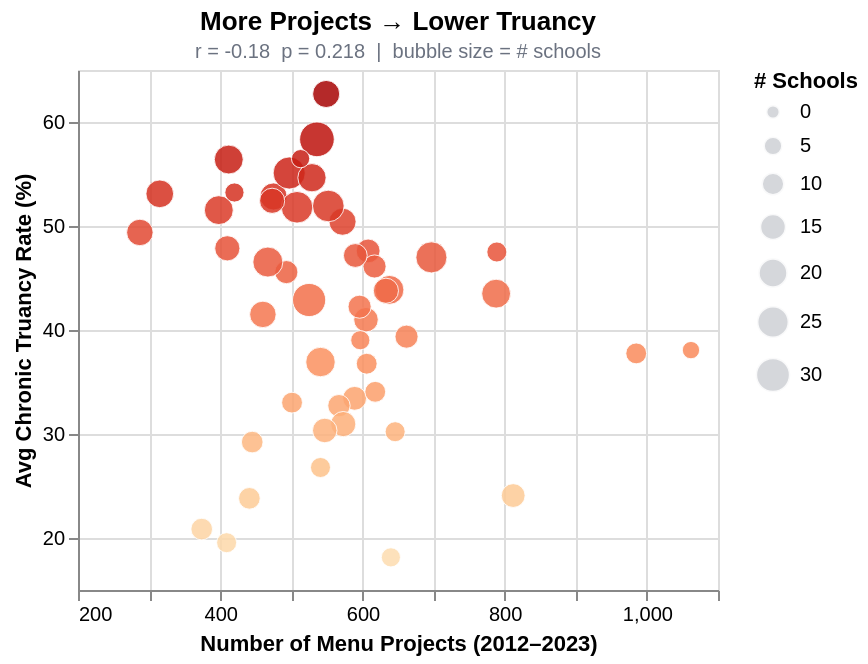

The notebook cell saved with this chart:
### Code cell
r1, p1 = rp("num_projects", "avg_truancy")

s1 = (
    alt.Chart(df)
    .mark_circle(size=90, opacity=0.85, stroke="white", strokeWidth=0.5)
    .encode(
        x=alt.X("num_projects:Q", title="Number of Menu Projects (2012–2023)",
                scale=alt.Scale(zero=False)),
        y=alt.Y("avg_truancy:Q", title="Avg Chronic Truancy Rate (%)",
                scale=alt.Scale(zero=False)),
        color=alt.condition(
            ward_sel,
            alt.Color("avg_truancy:Q", scale=alt.Scale(scheme="orangered"), legend=None),
            alt.value(GRAY + "55"),
        ),
        size=alt.Size("num_schools:Q", scale=alt.Scale(range=[50, 300]),
                      legend=alt.Legend(title="# Schools")),
        tooltip=base_tt + [
            alt.Tooltip("avg_truancy:Q", title="Truancy (%)", format=".1f"),
            alt.Tooltip("num_schools:Q", title="# Schools"),
        ],
    )
    .add_params(ward_sel)
    .properties(
        width=320, height=260,
        title=alt.TitleParams(
            text="More Projects → Lower Truancy",
            subtitle=f"r = {r1:.2f}  p = {p1:.3f}  |  bubble size = # schools",
            fontSize=13, subtitleFontSize=10, subtitleColor=GRAY,
        ),
    )
)

reg1 = s1.transform_regression("num_projects", "avg_truancy").mark_line(
    color=RED, strokeDash=[4, 3], strokeWidth=1.8, opacity=0.7
)

chart1 = s1 + reg1
chart1

### Figure 1 — Vega-Lite specification as saved in the notebook (floating-point values rounded to 4 significant figures)
{"config": {"view": {"continuousWidth": 300, "continuousHeight": 300}}, "layer": [{"mark": {"type": "circle", "opacity": 0.85, "size": 90, "stroke": "white", "strokeWidth": 0.5}, "encoding": {"color": {"condition": {"param": "param_1", "empty": true, "field": "avg_truancy", "legend": null, "scale": {"scheme": "orangered"}, "type": "quantitative"}, "value": "#6b728055"}, "size": {"field": "num_schools", "legend": {"title": "# Schools"}, "scale": {"range": [50, 300]}, "type": "quantitative"}, "tooltip": [{"field": "ward", "title": "Ward", "type": "ordinal"}, {"field": "num_projects", "format": ",", "title": "# Projects", "type": "quantitative"}, {"field": "avg_project", "format": "$,.0f", "title": "Avg $/Project", "type": "quantitative"}, {"field": "avg_truancy", "format": ".1f", "title": "Truancy (%)", "type": "quantitative"}, {"field": "num_schools", "title": "# Schools", "type": "quantitative"}], "x": {"field": "num_projects", "scale": {"zero": false}, "title": "Number of Menu Projects (2012–2023)", "type": "quantitative"}, "y": {"field": "avg_truancy", "scale": {"zero": false}, "title": "Avg Chronic Truancy Rate (%)", "type": "quantitative"}}, "name": "view_1", "title": {"text": "More Projects → Lower Truancy", "fontSize": 13, "subtitle": "r = -0.18  p = 0.218  |  bubble size = # schools", "subtitleColor": "#6b7280", "subtitleFontSize": 10}}, {"mark": {"type": "line", "color": "#c94040", "opacity": 0.7, "strokeDash": [4, 3], "strokeWidth": 1.8}, "encoding": {"color": {"condition": {"param": "param_1", "empty": true, "field": "avg_truancy", "legend": null, "scale": {"scheme": "orangered"}, "type": "quantitative"}, "value": "#6b728055"}, "size": {"field": "num_schools", "legend": {"title": "# Schools"}, "scale": {"range": [50, 300]}, "type": "quantitative"}, "tooltip": [{"field": "ward", "title": "Ward", "type": "ordinal"}, {"field": "num_projects", "format": ",", "title": "# Projects", "type": "quantitative"}, {"field": "avg_project", "format": "$,.0f", "title": "Avg $/Project", "type": "quantitative"}, {"field": "avg_truancy", "format": ".1f", "title": "Truancy (%)", "type": "quantitative"}, {"field": "num_schools", "title": "# Schools", "type": "quantitative"}], "x": {"field": "num_projects", "scale": {"zero": false}, "title": "Number of Menu Projects (2012–2023)", "type": "quantitative"}, "y": {"field": "avg_truancy", "scale": {"zero": false}, "title": "Avg Chronic Truancy Rate (%)", "type": "quantitative"}}, "title": {"text": "More Projects → Lower Truancy", "fontSize": 13, "subtitle": "r = -0.18  p = 0.218  |  bubble size = # schools", "subtitleColor": "#6b7280", "subtitleFontSize": 10}, "transform": [{"on": "num_projects", "regression": "avg_truancy"}]}], "data": {"name": "data-5edbf31f9a4233b59744b791552b85fd"}, "height": 260, "params": [{"name": "param_1", "select": {"type": "point", "fields": ["ward"]}, "views": ["view_1"]}], "width": 320, "$schema": "https://vega.github.io/schema/vega-lite/v5.20.1.json", "datasets": {"data-5edbf31f9a4233b59744b791552b85fd": [{"ward": 1, "total_spending": 16340000.0, "num_projects": 605, "avg_project": 27000.0, "median_project": 6874.0, "num_schools": 12, "avg_attendance": 86.9, "avg_truancy": 40.99, "avg_mobility": 10.54, "avg_grad_rate": 77.6, "avg_suspension": 5.4, "centroid_lon": -87.69, "centroid_lat": 41.91}, {"ward": 2, "total_spending": 16130000.0, "num_projects": 596, "avg_project": 27060.0, "median_project": 10970.0, "num_schools": 10, "avg_attendance": 86.9, "avg_truancy": 42.24, "avg_mobility": 7.811, "avg_grad_rate": 90.17, "avg_suspension": 5.4, "centroid_lon": -87.65, "centroid_lat": 41.91}, {"ward": 3, "total_spending": 16240000.0, "num_projects": 549, "avg_project": 29580.0, "median_project": 14720.0, "num_schools": 16, "avg_attendance": 86.9, "avg_truancy": 62.69, "avg_mobility": 26.51, "avg_grad_rate": 78.84, "avg_suspension": 5.4, "centroid_lon": -87.63, "centroid_lat": 41.82}, {"ward": 4, "total_spending": 16310000.0, "num_projects": 493, "avg_project": 33080.0, "median_project": 22270.0, "num_schools": 10, "avg_attendance": 86.9, "avg_truancy": 45.57, "avg_mobility": 11.6, "avg_grad_rate": 84.8, "avg_suspension": 5.4, "centroid_lon": -87.61, "centroid_lat": 41.84}, {"ward": 5, "total_spending": 15690000.0, "num_projects": 287, "avg_project": 54670.0, "median_project": 28890.0, "num_schools": 15, "avg_attendance": 86.9, "avg_truancy": 49.38, "avg_mobility": 11.69, "avg_grad_rate": 87.97, "avg_suspension": 5.4, "centroid_lon": -87.58, "centroid_lat": 41.78}, {"ward": 6, "total_spending": 16350000.0, "num_projects": 315, "avg_project": 51890.0, "median_project": 30820.0, "num_schools": 17, "avg_attendance": 86.9, "avg_truancy": 53.09, "avg_mobility": 29.48, "avg_grad_rate": 23.3, "avg_suspension": 5.4, "centroid_lon": -87.63, "centroid_lat": 41.76}, {"ward": 7, "total_spending": 15770000.0, "num_projects": 475, "avg_project": 33200.0, "median_project": 12250.0, "num_schools": 16, "avg_attendance": 86.9, "avg_truancy": 52.84, "avg_mobility": 18.34, "avg_grad_rate": 58.15, "avg_suspension": 5.4, "centroid_lon": -87.56, "centroid_lat": 41.75}, {"ward": 8, "total_spending": 16350000.0, "num_projects": 508, "avg_project": 32180.0, "median_project": 13910.0, "num_schools": 24, "avg_attendance": 86.9, "avg_truancy": 51.8, "avg_mobility": 24.72, "avg_grad_rate": 74.78, "avg_suspension": 5.4, "centroid_lon": -87.59, "centroid_lat": 41.74}, {"ward": 9, "total_spending": 16360000.0, "num_projects": 412, "avg_project": 39700.0, "median_project": 36180.0, "num_schools": 19, "avg_attendance": 86.9, "avg_truancy": 56.39, "avg_mobility": 17.57, "avg_grad_rate": 81.72, "avg_suspension": 5.4, "centroid_lon": -87.62, "centroid_lat": 41.68}, {"ward": 10, "total_spending": 16270000.0, "num_projects": 608, "avg_project": 26750.0, "median_project": 12960.0, "num_schools": 11, "avg_attendance": 86.9, "avg_truancy": 47.6, "avg_mobility": 10.31, "avg_grad_rate": 82.1, "avg_suspension": 5.4, "centroid_lon": -87.55, "centroid_lat": 41.71}, {"ward": 11, "total_spending": 15850000.0, "num_projects": 589, "avg_project": 26910.0, "median_project": 9094.0, "num_schools": 11, "avg_attendance": 86.9, "avg_truancy": 33.43, "avg_mobility": 8.97, "avg_grad_rate": 91.0, "avg_suspension": 5.4, "centroid_lon": -87.65, "centroid_lat": 41.84}, {"ward": 12, "total_spending": 16300000.0, "num_projects": 638, "avg_project": 25540.0, "median_project": 5992.0, "num_schools": 19, "avg_attendance": 86.9, "avg_truancy": 43.86, "avg_mobility": 13.78, "avg_grad_rate": 79.2, "avg_suspension": 5.4, "centroid_lon": -87.69, "centroid_lat": 41.83}, {"ward": 13, "total_spending": 16380000.0, "num_projects": 1062, "avg_project": 15420.0, "median_project": 3762.0, "num_schools": 3, "avg_attendance": 86.9, "avg_truancy": 38.07, "avg_mobility": 6.433, "avg_grad_rate": null, "avg_suspension": 5.4, "centroid_lon": -87.75, "centroid_lat": 41.78}, {"ward": 14, "total_spending": 16370000.0, "num_projects": 788, "avg_project": 20770.0, "median_project": 7433.0, "num_schools": 19, "avg_attendance": 86.9, "avg_truancy": 43.49, "avg_mobility": 8.106, "avg_grad_rate": 86.81, "avg_suspension": 5.4, "centroid_lon": -87.74, "centroid_lat": 41.8}, {"ward": 15, "total_spending": 15640000.0, "num_projects": 525, "avg_project": 29800.0, "median_project": 11730.0, "num_schools": 27, "avg_attendance": 86.9, "avg_truancy": 42.88, "avg_mobility": 10.24, "avg_grad_rate": 67.3, "avg_suspension": 5.4, "centroid_lon": -87.68, "centroid_lat": 41.8}, {"ward": 16, "total_spending": 16080000.0, "num_projects": 473, "avg_project": 33990.0, "median_project": 18070.0, "num_schools": 13, "avg_attendance": 86.9, "avg_truancy": 52.43, "avg_mobility": 16.79, "avg_grad_rate": 52.7, "avg_suspension": 5.4, "centroid_lon": -87.67, "centroid_lat": 41.78}, {"ward": 17, "total_spending": 16030000.0, "num_projects": 410, "avg_project": 39100.0, "median_project": 24800.0, "num_schools": 13, "avg_attendance": 86.9, "avg_truancy": 47.85, "avg_mobility": 16.65, "avg_grad_rate": 64.83, "avg_suspension": 5.4, "centroid_lon": -87.67, "centroid_lat": 41.76}, {"ward": 18, "total_spending": 16210000.0, "num_projects": 460, "avg_project": 35250.0, "median_project": 32460.0, "num_schools": 15, "avg_attendance": 86.9, "avg_truancy": 41.5, "avg_mobility": 9.262, "avg_grad_rate": 80.5, "avg_suspension": 5.4, "centroid_lon": -87.71, "centroid_lat": 41.75}, {"ward": 19, "total_spending": 16190000.0, "num_projects": 374, "avg_project": 43300.0, "median_project": 42440.0, "num_schools": 8, "avg_attendance": 86.9, "avg_truancy": 20.86, "avg_mobility": 4.583, "avg_grad_rate": 71.6, "avg_suspension": 5.4, "centroid_lon": -87.7, "centroid_lat": 41.7}, {"ward": 20, "total_spending": 16120000.0, "num_projects": 398, "avg_project": 40500.0, "median_project": 26470.0, "num_schools": 19, "avg_attendance": 86.9, "avg_truancy": 51.53, "avg_mobility": 18.32, "avg_grad_rate": 74.5, "avg_suspension": 5.4, "centroid_lon": -87.63, "centroid_lat": 41.79}, {"ward": 21, "total_spending": 16160000.0, "num_projects": 697, "avg_project": 23190.0, "median_project": 9540.0, "num_schools": 23, "avg_attendance": 86.9, "avg_truancy": 46.98, "avg_mobility": 14.41, "avg_grad_rate": 73.05, "avg_suspension": 5.4, "centroid_lon": -87.64, "centroid_lat": 41.73}, {"ward": 22, "total_spending": 15680000.0, "num_projects": 617, "avg_project": 25410.0, "median_project": 11720.0, "num_schools": 10, "avg_attendance": 86.9, "avg_truancy": 46.11, "avg_mobility": 9.08, "avg_grad_rate": 73.3, "avg_suspension": 5.4, "centroid_lon": -87.73, "centroid_lat": 41.83}, {"ward": 23, "total_spending": 16240000.0, "num_projects": 985, "avg_project": 16490.0, "median_project": 4700.0, "num_schools": 7, "avg_attendance": 86.9, "avg_truancy": 37.75, "avg_mobility": 7.083, "avg_grad_rate": 77.3, "avg_suspension": 5.4, "centroid_lon": -87.75, "centroid_lat": 41.79}, {"ward": 24, "total_spending": 15920000.0, "num_projects": 497, "avg_project": 32020.0, "median_project": 10540.0, "num_schools": 25, "avg_attendance": 86.9, "avg_truancy": 55.1, "avg_mobility": 17.14, "avg_grad_rate": 72.28, "avg_suspension": 5.4, "centroid_lon": -87.71, "centroid_lat": 41.86}, {"ward": 25, "total_spending": 16360000.0, "num_projects": 541, "avg_project": 30250.0, "median_project": 12400.0, "num_schools": 20, "avg_attendance": 86.9, "avg_truancy": 36.92, "avg_mobility": 8.364, "avg_grad_rate": 89.0, "avg_suspension": 5.4, "centroid_lon": -87.65, "centroid_lat": 41.86}, {"ward": 26, "total_spending": 15960000.0, "num_projects": 572, "avg_project": 27910.0, "median_project": 12610.0, "num_schools": 16, "avg_attendance": 86.9, "avg_truancy": 50.41, "avg_mobility": 24.73, "avg_grad_rate": 86.57, "avg_suspension": 5.4, "centroid_lon": -87.71, "centroid_lat": 41.91}, {"ward": 27, "total_spending": 16150000.0, "num_projects": 467, "avg_project": 34590.0, "median_project": 18440.0, "num_schools": 21, "avg_attendance": 86.9, "avg_truancy": 46.53, "avg_mobility": 8.294, "avg_grad_rate": 71.22, "avg_suspension": 5.4, "centroid_lon": -87.67, "centroid_lat": 41.89}, {"ward": 28, "total_spending": 15990000.0, "num_projects": 552, "avg_project": 28970.0, "median_project": 6444.0, "num_schools": 24, "avg_attendance": 86.9, "avg_truancy": 51.93, "avg_mobility": 19.59, "avg_grad_rate": 75.1, "avg_suspension": 5.4, "centroid_lon": -87.71, "centroid_lat": 41.88}, {"ward": 29, "total_spending": 16180000.0, "num_projects": 597, "avg_project": 27110.0, "median_project": 14800.0, "num_schools": 5, "avg_attendance": 86.9, "avg_truancy": 39.02, "avg_mobility": 8.9, "avg_grad_rate": null, "avg_suspension": 5.4, "centroid_lon": -87.78, "centroid_lat": 41.91}, {"ward": 30, "total_spending": 16310000.0, "num_projects": 789, "avg_project": 20680.0, "median_project": 7500.0, "num_schools": 6, "avg_attendance": 86.9, "avg_truancy": 47.5, "avg_mobility": 11.15, "avg_grad_rate": 71.9, "avg_suspension": 5.4, "centroid_lon": -87.76, "centroid_lat": 41.94}, {"ward": 31, "total_spending": 15980000.0, "num_projects": 590, "avg_project": 27080.0, "median_project": 8956.0, "num_schools": 11, "avg_attendance": 86.9, "avg_truancy": 47.16, "avg_mobility": 10.48, "avg_grad_rate": 80.9, "avg_suspension": 5.4, "centroid_lon": -87.75, "centroid_lat": 41.93}, {"ward": 32, "total_spending": 16200000.0, "num_projects": 567, "avg_project": 28580.0, "median_project": 17030.0, "num_schools": 9, "avg_attendance": 86.9, "avg_truancy": 32.72, "avg_mobility": 6.675, "avg_grad_rate": 89.4, "avg_suspension": 5.4, "centroid_lon": -87.69, "centroid_lat": 41.93}, {"ward": 33, "total_spending": 16280000.0, "num_projects": 573, "avg_project": 28410.0, "median_project": 12650.0, "num_schools": 13, "avg_attendance": 86.9, "avg_truancy": 30.95, "avg_mobility": 8.633, "avg_grad_rate": 83.8, "avg_suspension": 5.4, "centroid_lon": -87.7, "centroid_lat": 41.96}, {"ward": 34, "total_spending": 15090000.0, "num_projects": 529, "avg_project": 28530.0, "median_project": 14800.0, "num_schools": 18, "avg_attendance": 86.9, "avg_truancy": 54.64, "avg_mobility": 21.12, "avg_grad_rate": 57.25, "avg_suspension": 5.4, "centroid_lon": -87.65, "centroid_lat": 41.68}, {"ward": 35, "total_spending": 15900000.0, "num_projects": 633, "avg_project": 25120.0, "median_project": 6817.0, "num_schools": 13, "avg_attendance": 86.9, "avg_truancy": 43.77, "avg_mobility": 15.72, "avg_grad_rate": 84.13, "avg_suspension": 5.4, "centroid_lon": -87.72, "centroid_lat": 41.94}, {"ward": 36, "total_spending": 16200000.0, "num_projects": 662, "avg_project": 24480.0, "median_project": 10490.0, "num_schools": 10, "avg_attendance": 86.9, "avg_truancy": 39.36, "avg_mobility": 6.12, "avg_grad_rate": 85.9, "avg_suspension": 5.4, "centroid_lon": -87.78, "centroid_lat": 41.93}, {"ward": 37, "total_spending": 15930000.0, "num_projects": 536, "avg_project": 29710.0, "median_project": 13540.0, "num_schools": 30, "avg_attendance": 86.9, "avg_truancy": 58.33, "avg_mobility": 21.93, "avg_grad_rate": 71.8, "avg_suspension": 5.4, "centroid_lon": -87.75, "centroid_lat": 41.9}, {"ward": 38, "total_spending": 16000000.0, "num_projects": 541, "avg_project": 29570.0, "median_project": 23500.0, "num_schools": 6, "avg_attendance": 86.9, "avg_truancy": 26.78, "avg_mobility": 6.85, "avg_grad_rate": null, "avg_suspension": 5.4, "centroid_lon": -87.81, "centroid_lat": 41.95}, {"ward": 39, "total_spending": 16180000.0, "num_projects": 441, "avg_project": 36680.0, "median_project": 26630.0, "num_schools": 8, "avg_attendance": 86.9, "avg_truancy": 23.81, "avg_mobility": 5.943, "avg_grad_rate": 48.4, "avg_suspension": 5.4, "centroid_lon": -87.74, "centroid_lat": 41.98}, {"ward": 40, "total_spending": 15970000.0, "num_projects": 501, "avg_project": 31880.0, "median_project": 13150.0, "num_schools": 7, "avg_attendance": 86.9, "avg_truancy": 33.01, "avg_mobility": 7.3, "avg_grad_rate": 88.43, "avg_suspension": 5.4, "centroid_lon": -87.69, "centroid_lat": 41.98}, {"ward": 41, "total_spending": 16360000.0, "num_projects": 409, "avg_project": 40000.0, "median_project": 36810.0, "num_schools": 6, "avg_attendance": 86.9, "avg_truancy": 19.55, "avg_mobility": 6.575, "avg_grad_rate": null, "avg_suspension": 5.4, "centroid_lon": -87.84, "centroid_lat": 41.99}, {"ward": 42, "total_spending": 15960000.0, "num_projects": 513, "avg_project": 31100.0, "median_project": 18900.0, "num_schools": 4, "avg_attendance": 86.9, "avg_truancy": 56.48, "avg_mobility": 28.23, "avg_grad_rate": 95.3, "avg_suspension": 5.4, "centroid_lon": -87.62, "centroid_lat": 41.89}, {"ward": 43, "total_spending": 15630000.0, "num_projects": 646, "avg_project": 24190.0, "median_project": 10020.0, "num_schools": 6, "avg_attendance": 86.9, "avg_truancy": 30.22, "avg_mobility": 7.425, "avg_grad_rate": 98.4, "avg_suspension": 5.4, "centroid_lon": -87.63, "centroid_lat": 41.92}, {"ward": 44, "total_spending": 16080000.0, "num_projects": 640, "avg_project": 25130.0, "median_project": 9945.0, "num_schools": 5, "avg_attendance": 86.9, "avg_truancy": 18.14, "avg_mobility": 5.32, "avg_grad_rate": null, "avg_suspension": 5.4, "centroid_lon": -87.64, "centroid_lat": 41.94}, {"ward": 45, "total_spending": 16140000.0, "num_projects": 547, "avg_project": 29510.0, "median_project": 12420.0, "num_schools": 12, "avg_attendance": 86.9, "avg_truancy": 30.34, "avg_mobility": 6.64, "avg_grad_rate": 91.05, "avg_suspension": 5.4, "centroid_lon": -87.76, "centroid_lat": 41.97}, {"ward": 46, "total_spending": 16200000.0, "num_projects": 420, "avg_project": 38580.0, "median_project": 13560.0, "num_schools": 5, "avg_attendance": 86.9, "avg_truancy": 53.22, "avg_mobility": 27.26, "avg_grad_rate": 70.0, "avg_suspension": 5.4, "centroid_lon": -87.64, "centroid_lat": 41.96}, {"ward": 47, "total_spending": 16150000.0, "num_projects": 812, "avg_project": 19900.0, "median_project": 6375.0, "num_schools": 11, "avg_attendance": 86.9, "avg_truancy": 24.08, "avg_mobility": 6.782, "avg_grad_rate": 88.5, "avg_suspension": 5.4, "centroid_lon": -87.68, "centroid_lat": 41.96}, {"ward": 48, "total_spending": 15530000.0, "num_projects": 618, "avg_project": 25130.0, "median_project": 9175.0, "num_schools": 7, "avg_attendance": 86.9, "avg_truancy": 34.06, "avg_mobility": 13.13, "avg_grad_rate": 85.4, "avg_suspension": 5.4, "centroid_lon": -87.66, "centroid_lat": 41.99}, {"ward": 49, "total_spending": 16300000.0, "num_projects": 606, "avg_project": 26900.0, "median_project": 12120.0, "num_schools": 7, "avg_attendance": 86.9, "avg_truancy": 36.76, "avg_mobility": 17.34, "avg_grad_rate": 74.45, "avg_suspension": 5.4, "centroid_lon": -87.67, "centroid_lat": 42.01}, {"ward": 50, "total_spending": 15990000.0, "num_projects": 445, "avg_project": 35930.0, "median_project": 29300.0, "num_schools": 8, "avg_attendance": 86.9, "avg_truancy": 29.23, "avg_mobility": 10.54, "avg_grad_rate": 88.2, "avg_suspension": 5.4, "centroid_lon": -87.7, "centroid_lat": 42.0}]}}
